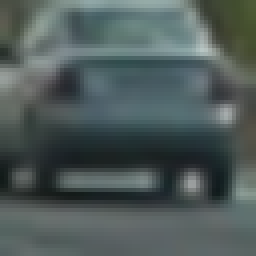
#> input picture Data/vehicles/GTI_Far/image0037.png, 64 x 64 px (shown 4 times larger); its folder holds only this picture in this run
$ jupyter execute --allow-errors CarND-Vehicle-Detection_Code.ipynb   (older library calls are emulated)
#> lines starting #> are read from the running program, lines starting #| are printed output that depends on the picture; after the words box and inside, x2 and y2 are one past the last pixel; in counts of white or black regions, pixels touching at a corner belong together
[cell 1]
import matplotlib.image as mpimg
import matplotlib.pyplot as plt
import numpy as np
import cv2
import glob
import time
from sklearn.svm import LinearSVC
from sklearn.preprocessing import StandardScaler
from skimage.feature import hog
from skimage.feature import hog
from sklearn.cross_validation import train_test_split
from sklearn.model_selection import GridSearchCV
from sklearn import svm, datasets

[cell 2]
#Most of the code has been reused from the code given in the class
#Reading Data

cars = glob.glob('data/vehicles/**/*.png')
notcars = glob.glob('data/nonvehicles/**/*.png')

## The project was divided into two parts

1. Training a Classifier to distinguish between car and nor car images
2. Using this classifier to distinguish identify cars in a video Stream

## HOG Features

This funciton is responsible for extracting the HOG Features.

It takes an image as an input and also other factors such as the colour spaces to be used, cells per block, pixels per cell as well as number of orientations to classify the image into.

[cell 3]
# Funtion to return Hog Features based on iputs
def get_hog_features(img, orient, pix_per_cell, cell_per_block,
                        vis=False, feature_vec=True):
    if vis == True:
        features, hog_image = hog(img, orientations=orient,
                                  pixels_per_cell=(pix_per_cell, pix_per_cell),
                                  block_norm= 'L2-Hys', cells_per_block=(cell_per_block, cell_per_block),
                                  transform_sqrt=True, visualise=vis, feature_vector=feature_vec)
        return features, hog_image
    else:
        features = hog(img, orientations=orient, pixels_per_cell=(pix_per_cell, pix_per_cell),
                       cells_per_block=(cell_per_block, cell_per_block), block_norm= 'L2-Hys',
                       transform_sqrt=True, visualise=vis, feature_vector=feature_vec)
        return features

## Hog Visualization

[cell 4]
ind = np.random.randint(0, len(cars))
# Read in the image
image = mpimg.imread(cars[ind])
#> image is the input picture: shape (64, 64, 3) float32; mean R, G, B 0.309, 0.357, 0.352
gray = cv2.cvtColor(image, cv2.COLOR_RGB2GRAY)

# Call our function with vis=True to see an image output
features, hog_image = get_hog_features(gray, orient= 9,
                        pix_per_cell= 8, cell_per_block= 2,
                        vis=True, feature_vec=False)


# Plot the examples
fig, (ax1, ax2) = plt.subplots(1, 2, figsize=(10, 10))
fig.subplots_adjust(hspace = .01, wspace=.05)
#axs = axs.ravel()

ax1.set_title('Example Car Image', fontsize=10)
ax1.imshow(image, cmap='gray')

ax2.set_title('HOG Visualization', fontsize=10)
ax2.imshow(hog_image, cmap='gray')

#> (a cell that did not finish here is left out)

## Image preporcessing

This function was created to in somehwat pre process the image

Different features from each image is extracted and used to make a feature vector. This feature vector is a characteristic signature of the image. This faeture vector is then passed to a classifier which looks at signatures from car and non car images and then makes a decision on which signatures represemt which class.

This funtion does the first part of extracting the feature vectors from the images

[cell 6]
#Funtion that extracts features
def extract_features(imgs, color_space='RGB', spatial_size=(32, 32),
                        hist_bins=32, orient=9,
                        pix_per_cell=8, cell_per_block=2, hog_channel=0,
                        spatial_feat=True, hist_feat=True, hog_feat=True):
    # Empty list
#> called with color_space = 'YCrCb', spatial_size = (16, 16), hist_bins = 16, orient = 12, pix_per_cell = 16, cell_per_block = 2, hog_channel = 'ALL', spatial_feat = False
    features = []
    # Go through images
    for file in imgs:
        file_features = []
        image = mpimg.imread(file)
        # apply a color conversion if other than 'RGB'

        if color_space != 'RGB':
            if color_space == 'HSV':
                feature_image = cv2.cvtColor(image, cv2.COLOR_RGB2HSV)
            elif color_space == 'LUV':
                feature_image = cv2.cvtColor(image, cv2.COLOR_RGB2LUV)
            elif color_space == 'HLS':
                feature_image = cv2.cvtColor(image, cv2.COLOR_RGB2HLS)
            elif color_space == 'YUV':
                feature_image = cv2.cvtColor(image, cv2.COLOR_RGB2YUV)
            elif color_space == 'YCrCb':
                feature_image = cv2.cvtColor(image, cv2.COLOR_RGB2YCrCb)
        else: feature_image = np.copy(image)


        #Spatial Fetures
        if spatial_feat == True:
            spatial_features = bin_spatial(feature_image, size=spatial_size)
            file_features.append(spatial_features)

        #Histogram of Colours
        if hist_feat == True:
            # Apply color_hist()
            hist_features = color_hist(feature_image, nbins=hist_bins)
            file_features.append(hist_features)

        #HOG Features
        if hog_feat == True:
        # Call get_hog_features() with vis=False, feature_vec=True
            if hog_channel == 'ALL':
                hog_features = []
                for channel in range(feature_image.shape[2]):
                    hog_features.append(get_hog_features(feature_image[:,:,channel],
                                        orient, pix_per_cell, cell_per_block,
                                        vis=False, feature_vec=True))
#> after the loop, hog_features = 3 items
                hog_features = np.ravel(hog_features)
#> hog_features = 1296 values, max 0.424 at index 305, min 0 at index 323, mean 0.114
            else:
                hog_features = get_hog_features(feature_image[:,:,hog_channel], orient,
                            pix_per_cell, cell_per_block, vis=False, feature_vec=True)
            # Append the new feature vector to the features list
#             file_features.append(hog_features)
        features.append(hog_features)
    # Return list of feature vectors
    return features

## Sliding windows

A sliding window approach is used to search for cars in different parts of the image

Characteristics from these windows will be sent to the classifier to identify cars.

[cell 7]
# Define a function that takes an image,
# start and stop positions in both x and y,
# window size (x and y dimensions),
# and overlap fraction (for both x and y)
#Find Windows to Search in

def slide_window(img, x_start_stop=[None, None], y_start_stop=[None, None],
                 xy_window=(64, 64), xy_overlap=(0.5, 0.5)):

    # If x and/or y start/stop positions not defined, set to image size
    if x_start_stop[0] == None:
        x_start_stop[0] = 0
    if x_start_stop[1] == None:
        x_start_stop[1] = img.shape[1]
    if y_start_stop[0] == None:
        y_start_stop[0] = 0
    if y_start_stop[1] == None:
        y_start_stop[1] = img.shape[0]

    # Compute the span of the region to be searched
    xspan = x_start_stop[1] - x_start_stop[0]
    yspan = y_start_stop[1] - y_start_stop[0]

    # Compute the number of pixels per step in x/y
    nx_pix_per_step = np.int(xy_window[0]*(1 - xy_overlap[0]))
    ny_pix_per_step = np.int(xy_window[1]*(1 - xy_overlap[1]))

    # Compute the number of windows in x/y
    nx_buffer = np.int(xy_window[0]*(xy_overlap[0]))
    ny_buffer = np.int(xy_window[1]*(xy_overlap[1]))
    nx_windows = np.int((xspan-nx_buffer)/nx_pix_per_step)
    ny_windows = np.int((yspan-ny_buffer)/ny_pix_per_step)

    # Initialize a list to append window positions to
    window_list = []

    # Loop through finding x and y window positions
    # Note: you could vectorize this step, but in practice
    # you'll be considering windows one by one with your
    # classifier, so looping makes sense

    for ys in range(ny_windows):
        for xs in range(nx_windows):
            # Calculate window position
            startx = xs*nx_pix_per_step + x_start_stop[0]
            endx = startx + xy_window[0]
            starty = ys*ny_pix_per_step + y_start_stop[0]
            endy = starty + xy_window[1]

            # Append window position to list
            window_list.append(((startx, starty), (endx, endy)))
    # Return the list of windows
    return window_list

[cell 8]
# Function to draw bounding boxes
def draw_boxes(img, bboxes, color=(0, 0, 255), thick=6):
    # Make a copy of the image
    imcopy = np.copy(img)
    # Iterate through the bounding boxes
    for bbox in bboxes:
        # Draw a rectangle given bbox coordinates
        cv2.rectangle(imcopy, bbox[0], bbox[1], color, thick)
    # Return the image copy with boxes drawn
    return imcopy

## Find cars function

The find cars function from the class was replicated.

The only variation made from the funciton in teh class material is that I returned the rectangle coordinates. I had a lot of trouble with handling arrays and plotting in this project. But also got to learn a lot through this projeect.

This function identifies a bounding rectangle identifying the cars in the frame

[cell 9]
# [83 lines left out: function find_cars, not called in this run]

## Training the classifier

The classifier is trained in this step. The steps followed in this block are as follows:

1. Feature vectors were extracted from the images based on the earlier funcitons.
2. Labels were created for these image as cars or no cars
3. The data was split into a training set and test set
4. A scaler transform based on the training data was then applied on both the training set and the test set
5. I chose a linear SVM as my classifier, I concentrated more on trying to obtain the right feature extraction thatn the classifier choice.
6. Different combinations for different feature extraction parameters were used.
7. The following excel snapshot shows the different models that were trained and also the accuracy obtained from each of them.

Based on this the final combination of paramters I decided to go with are as follows:

`color_space = 'YcrCb'`

`orient = 12  # HOG`

`pix_per_cell = 16`

`cell_per_block = 2`

`hog_channel = "ALL"`

`Review 2`
Added GridSearchCv to optimise the SVM Used. This improved my accuracy drastically and helped identify cars much better

[cell 10]
color_space = 'YCrCb' # Can be RGB, HSV, LUV, HLS, YUV, YCrCb
orient = 12  # HOG orientations
pix_per_cell = 16 # HOG pixels per cell
cell_per_block = 2 # HOG cells per block
hog_channel = "ALL" # Can be 0, 1, 2, or "ALL"
spatial_size = (16, 16) # Spatial binning dimensions
hist_bins = 16    # Number of histogram bins
spatial_feat = False # Spatial features on or off
hist_feat = False # Histogram features on or off
hog_feat = True # HOG features on or off
# y_start_stop = [300, 700] # Min and max in y to search in slide_window()

car_features = extract_features(cars, color_space=color_space,
                        spatial_size=spatial_size, hist_bins=hist_bins,
                        orient=orient, pix_per_cell=pix_per_cell,
                        cell_per_block=cell_per_block,
                        hog_channel=hog_channel, spatial_feat=spatial_feat,
                        hist_feat=hist_feat, hog_feat=hog_feat)
#> car_features = 2 items
notcar_features = extract_features(notcars, color_space=color_space,
                        spatial_size=spatial_size, hist_bins=hist_bins,
                        orient=orient, pix_per_cell=pix_per_cell,
                        cell_per_block=cell_per_block,
                        hog_channel=hog_channel, spatial_feat=spatial_feat,
                        hist_feat=hist_feat, hog_feat=hog_feat)

# Create an array stack of feature vectors
#> (the rest of this cell did not finish here and is left out)

#> (a cell that did not finish here is left out)

The trained classifier was also tested on the test set yielding us an accuracy of about 99%

## Processing the Image through the pipeline

Next steps were to now apply the other functions adn actually use teh classifier to identify cars in an image.

The steps followed were:
1. Deciding the size of the sliding window in different portions of the screen
2. Extracting the Hog Features and letting the calssifier identify cars
3. Create bounding boxes around the cars and track them as they move across the frame.

### Looking at different windows used for searching

[cell 12]
img = mpimg.imread('test_images/test1.jpg')
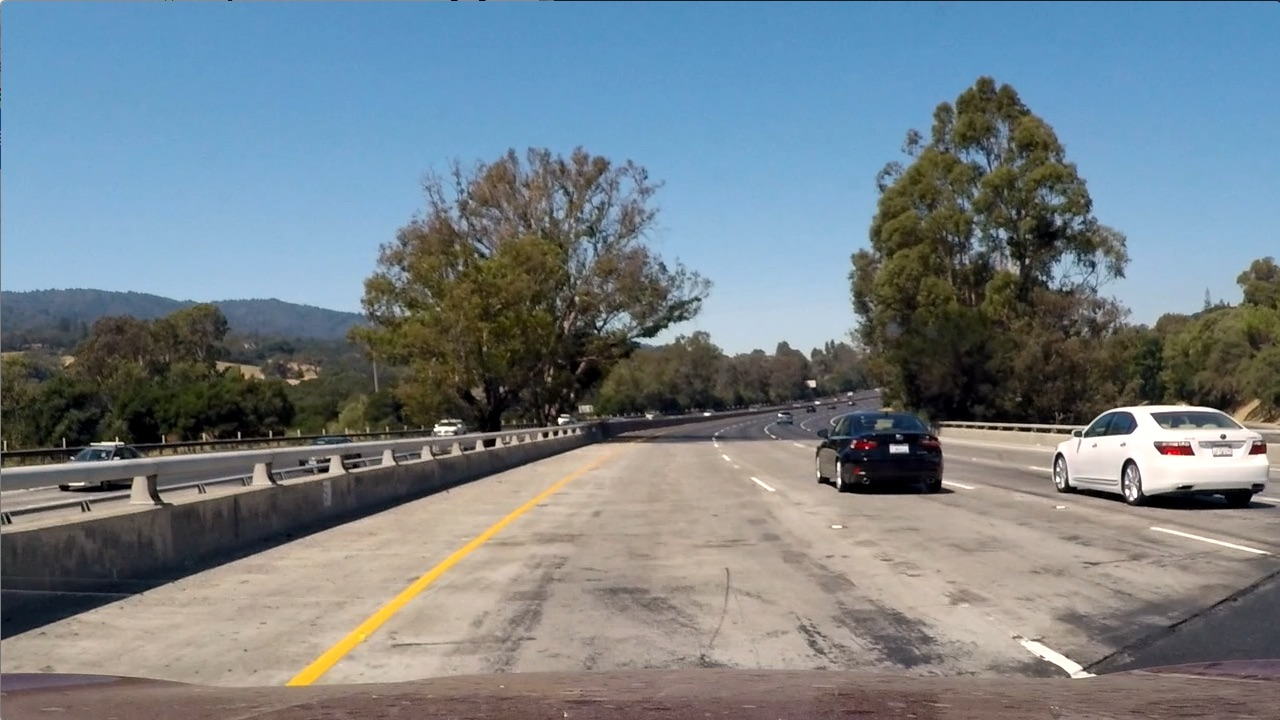
#> input picture test_images/test1.jpg, 1280 x 720 px
#> img is the input picture: shape (720, 1280, 3); mean R, G, B 117.5, 128.7, 135.5
plt.figure(figsize=(15,15))
plt.imshow(img)

In the following cells you will see different areas in Y where different sized boxes were used to search for images.

Smaller boxes were used to search for cars farther away, and larger boxes were used to search ofr cars nearby.

It was also noted to not look at the part of the screen that has the trees and the sky in it. Thus our search was limited from in the Y coordinate between 400 and 700 in terms of coordinates.

Also at the same time boxes were overlapped to make sure different aspects of the cars feature were captured by different boxes.

Further in the project we will see the concept of adding a heat map, denoting the number of boxes that have selected a particualr area as a car. Thus having overlapping boxes makes it easier to increase the heat on detected cars and be able to identify them.

[cell 13]
#Window 1 - Smallest Window
ystart = 400
ystop = 528
scale = 1

draw_image = np.copy(img)
image = np.copy(img)
# Uncomment the following line if you extracted training
# data from .png images (scaled 0 to 1 by mpimg) and the
# image you are searching is a .jpg (scaled 0 to 255)

image = image.astype(np.float32)/255
#> image: shape (720, 1280, 3) float32
y_start_stop=[ystart,ystop]
windowsize = np.int(64*scale)

windows=[]
windows = slide_window(image, x_start_stop=[None, None], y_start_stop=y_start_stop,
                    xy_window=(windowsize, windowsize), xy_overlap=(0.5, 0.5))
#> windows = 117 items

window_img = draw_boxes(draw_image, windows, color=(0, 0, 255), thick=6)
#> the loop in draw_boxes, `for bbox in bboxes:` made 117 passes
#> bbox on passes 1 to 4: ((0, 400), (64, 464)), ((32, 400), (96, 464)), ((64, 400), (128, 464)), ((96, 400), (160, 464))


detect_image = np.copy(img)
#> (the rest of this cell did not finish here and is left out)

[cell 14]
ystart = 400
ystop = 560
scale = 1.5

draw_image = np.copy(img)
# Uncomment the following line if you extracted training
# data from .png images (scaled 0 to 1 by mpimg) and the
# image you are searching is a .jpg (scaled 0 to 255)

image = image.astype(np.float32)/255
y_start_stop=[ystart,ystop]
windowsize = np.int(64*scale)

windows=[]
windows = slide_window(image, x_start_stop=[None, None], y_start_stop=y_start_stop,
                    xy_window=(windowsize, windowsize), xy_overlap=(0.5, 0.5))
#> windows = 50 items

window_img = draw_boxes(draw_image, windows, color=(0, 0, 255), thick=6)
#> call 2 of draw_boxes, with color = (0, 0, 255), thick = 6
#> the loop in draw_boxes (call 2), `for bbox in bboxes:` made 50 passes
#> bbox on passes 1 to 4: ((0, 400), (96, 496)), ((48, 400), (144, 496)), ((96, 400), (192, 496)), ((144, 400), (240, 496))
#> after the loop in draw_boxes (call 2), `for bbox in bboxes:`:
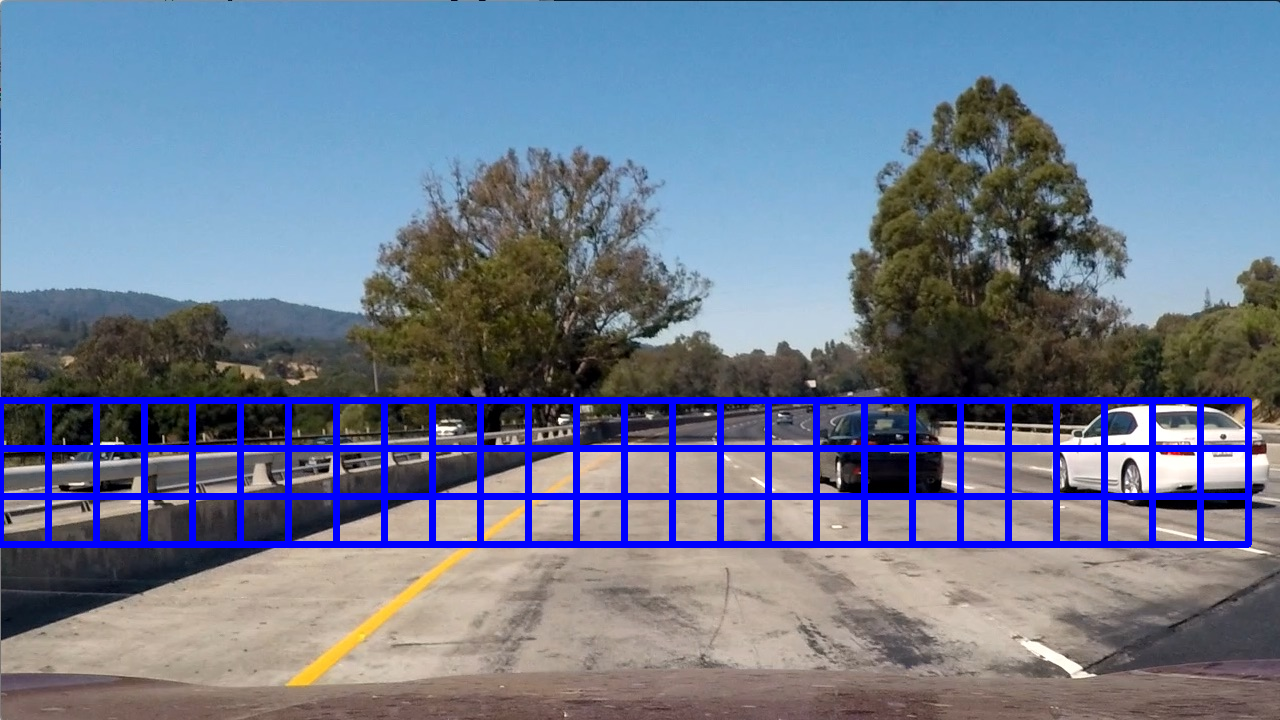
#> imcopy: shape (720, 1280, 3); 6.29% of pixels changed, all inside (x1, y1, x2, y2) = (0, 397, 1252, 548)

detect_image = np.copy(img)
#> (the rest of this cell did not finish here and is left out)

[cell 15]
ystart = 400
ystop = 656
scale = 2

draw_image = np.copy(img)
# Uncomment the following line if you extracted training
# data from .png images (scaled 0 to 1 by mpimg) and the
# image you are searching is a .jpg (scaled 0 to 255)

image = image.astype(np.float32)/255
y_start_stop=[ystart,ystop]
windowsize = np.int(64*scale)

windows=[]
windows = slide_window(image, x_start_stop=[None, None], y_start_stop=y_start_stop,
                    xy_window=(windowsize, windowsize), xy_overlap=(0.5, 0.5))
#> windows = 57 items

window_img = draw_boxes(draw_image, windows, color=(0, 0, 255), thick=6)
#> call 3 of draw_boxes, with color = (0, 0, 255), thick = 6
#> the loop in draw_boxes (call 3), `for bbox in bboxes:` made 57 passes
#> bbox on passes 1 to 4: ((0, 400), (128, 528)), ((64, 400), (192, 528)), ((128, 400), (256, 528)), ((192, 400), (320, 528))
#> after the loop in draw_boxes (call 3), `for bbox in bboxes:`:
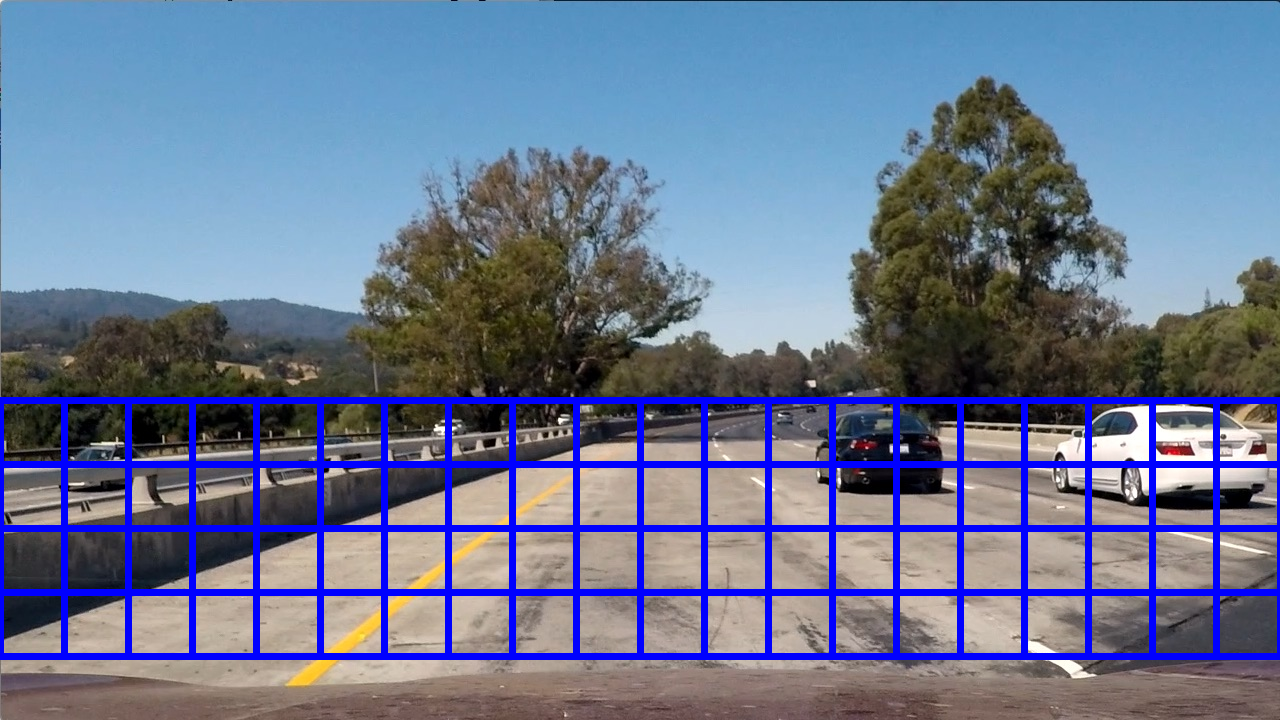
#> imcopy: shape (720, 1280, 3); 8.32% of pixels changed, all inside (x1, y1, x2, y2) = (0, 397, 1280, 660)

detect_image = np.copy(img)
#> (the rest of this cell did not finish here and is left out)

[cell 16]
ystart = 400
ystop = 656
scale = 4

draw_image = np.copy(img)
# Uncomment the following line if you extracted training
# data from .png images (scaled 0 to 1 by mpimg) and the
# image you are searching is a .jpg (scaled 0 to 255)

image = image.astype(np.float32)/255
y_start_stop=[ystart,ystop]
windowsize = np.int(64*scale)

windows=[]
windows = slide_window(image, x_start_stop=[None, None], y_start_stop=y_start_stop,
                    xy_window=(windowsize, windowsize), xy_overlap=(0.5, 0.5))
#> windows = [((0, 400), (256, 656)), ((128, 400), (384, 656)), ((256, 400), (512, 656)), ((384, 400), (640, 656)), ((512, 400), (768, 656)), ((640, 400), (896, 656)), ((768, 400), (1024, 656)), ((896, 400), (1152, 656)), ((1024, 400), (1280, 656))]

window_img = draw_boxes(draw_image, windows, color=(0, 0, 255), thick=6)
#> call 4 of draw_boxes, with color = (0, 0, 255), thick = 6
#> the loop in draw_boxes (call 4), `for bbox in bboxes:` made 9 passes
#> bbox on passes 1 to 4: ((0, 400), (256, 656)), ((128, 400), (384, 656)), ((256, 400), (512, 656)), ((384, 400), (640, 656))
#> after the loop in draw_boxes (call 4), `for bbox in bboxes:`:
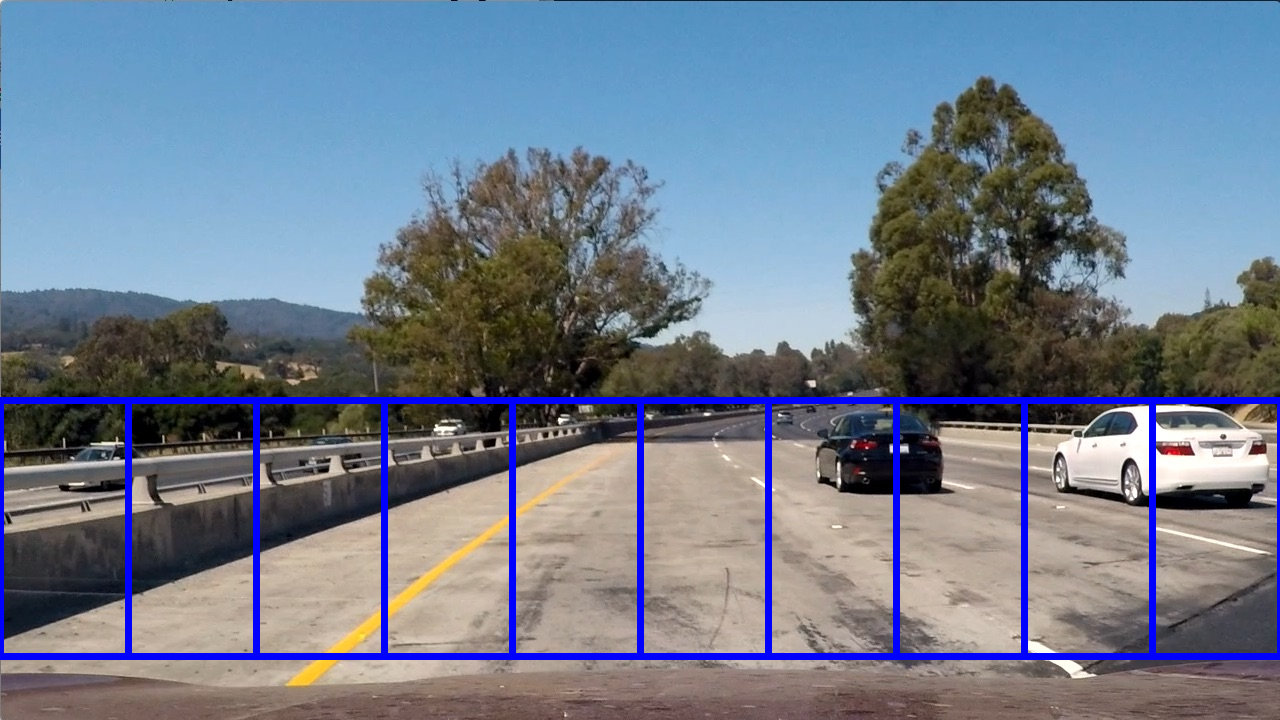
#> imcopy: shape (720, 1280, 3); 3.84% of pixels changed, all inside (x1, y1, x2, y2) = (0, 397, 1280, 660)


detect_image = np.copy(img)
#> (the rest of this cell did not finish here and is left out)
